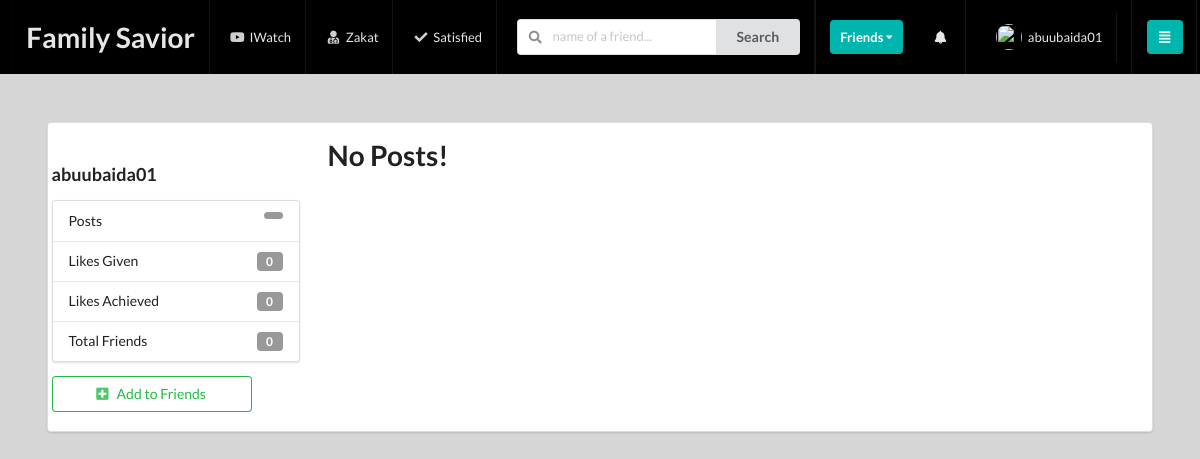
/profiles/abuubaida01/ (signed in), run on an earlier commit of the app's database.
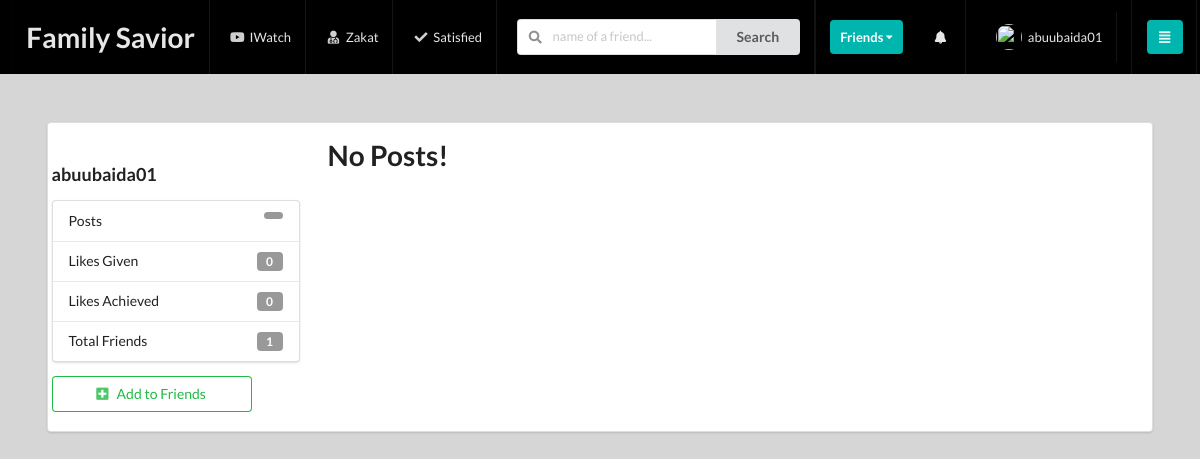
And on a later commit of the database.
### profiles/models.py (models this page shows, shortened)
class Profile(models.Model):
  first_name = models.CharField(max_length=100, blank=True)
  last_name = models.CharField(max_length=100, blank=True)
  user = models.OneToOneField(User, on_delete=models.CASCADE) #if user deleted then profile will be deleted
  post_no = models.IntegerField(default=1)
  bio = models.TextField(default="No bio yet", max_length = 100, blank=True)
  email = models.EmailField(max_length=100, blank=True)
  country = models.CharField(max_length=100, blank=True)
  avatar = models.ImageField(default='avatar.jpg', upload_to='avatars/')
  friends = models.ManyToManyField(User, related_name='friends', blank=True)
  slug = models.SlugField(unique=True, blank=True)
  updated = models.DateTimeField(auto_now=True)
  created = models.DateTimeField(auto_now_add=True)
  objects = ProfileManager() # this is the manager
  def get_friends_no(self):
    return self.friends.all().count()
  def get_all_authors_posts(self):
    return self.posts.all()  # type: ignore
  def get_likes_given_no(self):
    likes = self.like_set.all() # type: ignore
    total_liked = 0
    for item in likes:
      if item.value == 'Like':
          total_liked += 1
    return total_liked
  def get_likes_recieved_no(self):
    posts = self.posts.all() # type: ignore
    total_posts = 0
    for item in posts:
      total_posts+= item.likes.all().count()
    return total_posts
  __initial_first_name = None
  __initial_last_name = None
  def __init__(self, *args, **kwargs):
    super().__init__(*args, **kwargs)
    self.__initial_first_name = self.first_name
    self.__initial_last_name = self.last_name

### profiles/views.py (the view)
# urls.py: path('<slug>/', login_required(ProfileDetailView.as_view()), name='profile-detail-view'),
class ProfileDetailView(DetailView):
  model = Profile
  template = 'profiles/detail.html'
  def get_object(self):
    slug = self.kwargs.get('slug')
    profile = Profile.objects.get(slug=slug)
    return profile # will return the profile object which we are currently looking at
  def get_context_data(self, **kwargs):
    context = super().get_context_data(**kwargs)
    user = User.objects.get(username__iexact=self.request.user)
    profile = Profile.objects.get(user=user)
    rel_r = Relationship.objects.filter(sender=profile)
    rel_s = Relationship.objects.filter(receiver=profile)
    rel_receiver = []
    rel_sender = []
    for item in rel_r:
        rel_receiver.append(item.receiver.user)
    for item in rel_s:
        rel_sender.append(item.sender.user)
    context["rel_receiver"] = rel_receiver
    context["rel_sender"] = rel_sender
    context['posts'] = self.get_object().get_all_authors_posts()
    context['len_posts'] = True if len(self.get_object().get_all_authors_posts())>0 else False
    return context

### profiles/context_processors.py (called while the page is built)
def profile_picture(request):
  if request.user.is_authenticated:
      user = request.user # for notifications
      profile_obj = Profile.objects.get(user=request.user) # for profile picture
      return {'profile_picture': profile_obj.avatar, 'user': user}
  return {}

def invitaions_received_no(request):
  if request.user.is_authenticated:
    profile_obj = Profile.objects.get(user=request.user)
    qs_count = Relationship.objects.invitations_received(profile_obj).count()
    return {'invitations_no': qs_count} # will use this key to access
  return {}

### profiles/models.py (called while the page is built)
  def invitations_received(self, receiver):
    qs = Relationship.objects.filter(receiver=receiver, status='send')
    return qs

### profiles/templates/profiles/profile_detail.html (shortened to what this page needs)
{% extends 'base.html' %}
{% block content %}
  <br>
  <div class="ui segment">
    <div class="ui grid">
      <div class="row">
        <div class="four wide column">
          <image src="{{object.avatar.url}}" alt="" class="ui medium rounded image">
          <h3>{{object.user}}</h3>
          <div class="ui vertical fluid menu">
            <div class="item">
              Posts
              <div class="ui label">{{object.get_posts_no}}</div>
            </div>
            <div class="item">
              Likes Given
              <div class="ui label">{{object.get_likes_given_no}}</div>
            </div>
            <div class="item">
              Likes Achieved
              <div class="ui label">{{object.get_likes_recieved_no}}</div>
            </div>
            <div class="item">
              Total Friends
              <div class="ui label">{{object.get_friends_no}}</div>
            </div>
          </div>
          {% if object.user not in rel_receiver and object.user not in rel_sender%}
            <form action="{% url 'profiles:send-invite' %}" method='POST'>
                <button type='submit' class='ui positive basic button mb-5 btn_size'><i class='plus square icon'></i>Add to Friends</button>
            </form>
            {% endif %}
        </div>
        <div class="twelve wide column">
          {% if len_posts %}
            {% for post in posts  %}
              <div class="segment ui fluid">
                {{post.content}}
              </div>
            {% endfor %}
          {% else %}
              <h1> No Posts!</h1>
          {% endif %}
        </div>
      </div>
    </div>
  </div>
{% endblock content %}

What changed in the data, as far as the page shows it:
changed Profile "abuubaida01": get_friends_no "0" → "1"
